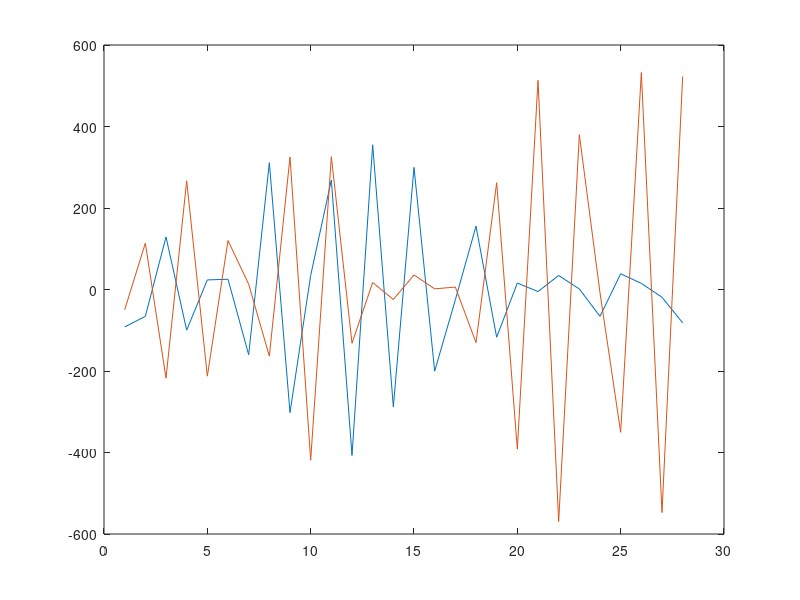

The MATLAB script that drew this image: (Note: this script raises an error after producing the figure.)
clear;
close all;

lambda = 3e-2;
dt = 1e-3;

L = 4 * pi/lambda * dt;

v_amb = lambda/(2 * dt);

% Nu = 20000000;
% 
% U = linspace(0, v_amb, Nu);

Mu = 7;
Sigma = 1;

Gamma = L .* Sigma;
epsilon = 1e-4;
N_min  = 1./Gamma .* ( sqrt(-log(epsilon) - log(1 - exp(-Gamma.^2))) - 1);

Nt = 128;

%K = 0:1:Nt-1;

Nscan = 10000;
M = 1;

K = 100:1:Nt-1;

Mu_width = Mu/20;
Sigma_width = Sigma./20;

Muvec = Mu - Mu_width/2 + Mu_width .* rand(1, M);
Sigmavec = Sigma - Sigma_width/2 + Sigma_width .* rand(1, M);

Ntot = length(K) .* M;


%% Original model

x = [];

%% Generate signal with IFFT

Nu = 200000;

for i = 1:M
    
    U = normrnd(Muvec(i), Sigmavec(i), [1 Nu]);

    for m = 1:length(K)

        y(m) = [sum(exp(1j .* L .* K(m) .* U))];

    end

    x = [x y];

end

%%
% x = [];
% 
% %% Generate signal with IFFT
% 
% U = linspace(0, v_amb, Nt);
% 
% for i = 1:M
% 
% X = 1/sqrt(2 * pi * Sigmavec(i).^2 .* L.^2) .* exp(-(U - Muvec(i)).^2./(2 .* Sigmavec(i).^2));
% 
% x = [x (ifft((X)))];
% 
% end
%%

% x = [];
% for i = 1:M
% 
% % K = [K (i).*Nscan+(0:1:Nt-1)]; % 0+Nscan+1:1:Nscan+Nt];
% 
% x = [x exp(-1/2 * Sigmavec(i).^2 .* L.^2 .* K.^2) .* exp(1j .* L .* K .* Muvec(i))]; %/sqrt(2*pi)];
% 
% end

SNR_db = 30;

SNR = 10^(SNR_db/10);

Noise = sum(abs(x).^2)./(Ntot .* SNR);         % Finding Noise power and ...
                                             %noise variance with the data and given SNR
sigma_n = sqrt(Noise);

z = x + sigma_n/sqrt(2) .* (randn(1, Ntot) + 1j .* randn(1, Ntot)); % Adding complex noise 


figure; plot(real(z)); hold on; plot(imag(z));

Nfft = 1024;

FFT = fft(z, Nfft);

U = linspace(0, v_amb, Nfft);

figure; plot(U, db(abs(FFT)));

[~, M1, S1] = Mom(FFT, U);

%% MCMC

MU_0 = 1;
SIGMA_0 = 3;
NU_0 = 3000;

Iter = 100000;

% x_mc = [];

MU(1) = MU_0; SIGMA(1) = SIGMA_0; NU(1) = NU_0;
 
for l = 2:Iter

% K = [K (i).*Nscan+(0:1:Nt-1)]; % 0+Nscan+1:1:Nscan+Nt];
Muold = MU(l - 1);
% Munew = normrnd(MU(l - 1), MU(l - 1)/20, 1);
Munew = v_amb .* rand();

Sigmaold = SIGMA(l - 1);
% Sigmanew = normrnd(SIGMA(l - 1), SIGMA(l - 1)./20, 1);
Sigmanew = v_amb/2 .* rand();

Nuold = NU(l - 1);
% Nunew = poissrnd(NU(l - 1));
Nunew = 10000 * rand();

[LLold] = LLGaussv2([Muold Sigmaold Nuold], K, L, M, sigma_n, z);
[LLnew] = LLGaussv2([Munew Sigmanew Nunew], K, L, M, sigma_n, z);

if acceptance(LLold, LLnew)
    MU(l) = Munew;
    SIGMA(l) = Sigmanew;
    NU(l) = Nunew;
else
    MU(l) = Muold;
    SIGMA(l) = Sigmaold;
    NU(l) = Nuold;
end

MUALL(l - 1) = Munew;
SIGMAALL(l - 1) = Sigmanew;
NUALL(l - 1) = Nunew;

end


figure; 
plot(MUALL, 'y', 'LineWidth', 1.2); 
hold on;
plot(MU, 'b', 'LineWidth', 2); 
hold on; 
plot(ones(1, Iter).*Mu, 'r-.', 'LineWidth', 2);
legend({'MCMC All samples', 'MCMC', 'Ground Truth'});  grid on;
title({'\mu'}); 

figure; 
plot(SIGMAALL, 'y', 'LineWidth', 1.2); 
hold on;
plot(SIGMA, 'b', 'LineWidth', 2); 
hold on; 
plot(ones(1, Iter).*Sigma, 'r-.', 'LineWidth', 2);
legend({'MCMC All samples', 'MCMC', 'Ground Truth'});  grid on;
title({'\sigma'}); 

figure; 
plot(NUALL, 'y', 'LineWidth', 1.2); 
hold on;
plot(NU, 'b', 'LineWidth', 2); 
hold on; 
plot(ones(1, Iter).*Nu, 'r-.', 'LineWidth', 2);
legend({'MCMC All samples', 'MCMC', 'Ground Truth'});  grid on;
title({'Number of scatterers N_u'}); 


%% Histogram

Burnin = 100;

figure; histogram(MU(Burnin+1:end)); title({'\mu'}); 

figure; histogram(SIGMA(Burnin+1:end)); title({'\sigma'});

figure; histogram(NU(Burnin+1:end)); title({'Number of scatterers N_u'}); 
